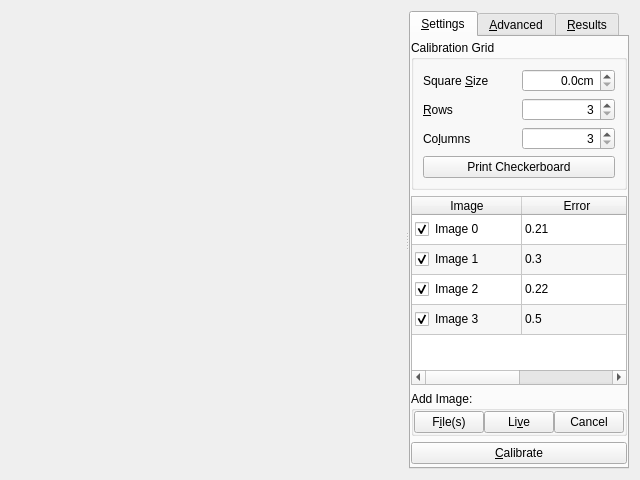
<?xml version="1.0" encoding="UTF-8"?>
<ui version="4.0">
 <class>CameraCalibrationWidget</class>
 <widget class="QWidget" name="CameraCalibrationWidget">
  <property name="geometry">
   <rect>
    <x>0</x>
    <y>0</y>
    <width>640</width>
    <height>480</height>
   </rect>
  </property>
  <property name="windowTitle">
   <string>Form</string>
  </property>
  <layout class="QVBoxLayout" name="verticalLayout_2">
   <item>
    <widget class="QFrame" name="m_mainFrame">
     <property name="sizePolicy">
      <sizepolicy hsizetype="Preferred" vsizetype="Preferred">
       <horstretch>0</horstretch>
       <verstretch>100</verstretch>
      </sizepolicy>
     </property>
     <property name="frameShape">
      <enum>QFrame::NoFrame</enum>
     </property>
     <property name="frameShadow">
      <enum>QFrame::Plain</enum>
     </property>
     <layout class="QHBoxLayout" name="horizontalLayout">
      <property name="spacing">
       <number>0</number>
      </property>
      <property name="margin">
       <number>0</number>
      </property>
      <item>
       <widget class="QSplitter" name="splitter">
        <property name="orientation">
         <enum>Qt::Horizontal</enum>
        </property>
        <widget class="ImageGrid" name="m_imageGrid" native="true">
         <property name="sizePolicy">
          <sizepolicy hsizetype="Expanding" vsizetype="Expanding">
           <horstretch>100</horstretch>
           <verstretch>100</verstretch>
          </sizepolicy>
         </property>
        </widget>
        <widget class="QFrame" name="m_calibrationFrame">
         <property name="sizePolicy">
          <sizepolicy hsizetype="Preferred" vsizetype="Preferred">
           <horstretch>1</horstretch>
           <verstretch>0</verstretch>
          </sizepolicy>
         </property>
         <property name="minimumSize">
          <size>
           <width>220</width>
           <height>0</height>
          </size>
         </property>
         <layout class="QHBoxLayout" name="horizontalLayout_5">
          <property name="spacing">
           <number>0</number>
          </property>
          <property name="margin">
           <number>0</number>
          </property>
          <item>
           <widget class="QTabWidget" name="m_optionsTabs">
            <property name="minimumSize">
             <size>
              <width>220</width>
              <height>0</height>
             </size>
            </property>
            <property name="currentIndex">
             <number>0</number>
            </property>
            <widget class="QWidget" name="m_standardOptionsPage">
             <attribute name="title">
              <string>&amp;Settings</string>
             </attribute>
             <layout class="QVBoxLayout" name="verticalLayout">
              <property name="spacing">
               <number>6</number>
              </property>
              <property name="leftMargin">
               <number>0</number>
              </property>
              <property name="topMargin">
               <number>3</number>
              </property>
              <property name="rightMargin">
               <number>0</number>
              </property>
              <property name="bottomMargin">
               <number>3</number>
              </property>
              <item>
               <widget class="QGroupBox" name="groupBox">
                <property name="title">
                 <string>Calibration Grid</string>
                </property>
                <layout class="QGridLayout" name="gridLayout">
                 <property name="leftMargin">
                  <number>9</number>
                 </property>
                 <property name="horizontalSpacing">
                  <number>6</number>
                 </property>
                 <item row="0" column="0">
                  <widget class="QLabel" name="m_gridSquareSizeLabel">
                   <property name="minimumSize">
                    <size>
                     <width>0</width>
                     <height>0</height>
                    </size>
                   </property>
                   <property name="text">
                    <string>Square &amp;Size</string>
                   </property>
                   <property name="buddy">
                    <cstring>m_gridSquareSizeSpinBox</cstring>
                   </property>
                  </widget>
                 </item>
                 <item row="1" column="0">
                  <widget class="QLabel" name="m_gridRowsLabel">
                   <property name="text">
                    <string>&amp;Rows</string>
                   </property>
                   <property name="buddy">
                    <cstring>m_gridRowsSpinBox</cstring>
                   </property>
                  </widget>
                 </item>
                 <item row="1" column="1">
                  <widget class="QSpinBox" name="m_gridRowsSpinBox">
                   <property name="alignment">
                    <set>Qt::AlignRight|Qt::AlignTrailing|Qt::AlignVCenter</set>
                   </property>
                   <property name="minimum">
                    <number>3</number>
                   </property>
                   <property name="maximum">
                    <number>99</number>
                   </property>
                  </widget>
                 </item>
                 <item row="2" column="0">
                  <widget class="QLabel" name="m_gridColumnsLabel">
                   <property name="text">
                    <string>Co&amp;lumns</string>
                   </property>
                   <property name="buddy">
                    <cstring>m_gridColumnsSpinBox</cstring>
                   </property>
                  </widget>
                 </item>
                 <item row="2" column="1">
                  <widget class="QSpinBox" name="m_gridColumnsSpinBox">
                   <property name="alignment">
                    <set>Qt::AlignRight|Qt::AlignTrailing|Qt::AlignVCenter</set>
                   </property>
                   <property name="minimum">
                    <number>3</number>
                   </property>
                   <property name="maximum">
                    <number>99</number>
                   </property>
                  </widget>
                 </item>
                 <item row="3" column="0" colspan="2">
                  <widget class="QPushButton" name="m_printGridBtn">
                   <property name="enabled">
                    <bool>true</bool>
                   </property>
                   <property name="text">
                    <string>Print Checkerboard</string>
                   </property>
                  </widget>
                 </item>
                 <item row="0" column="1">
                  <widget class="QDoubleSpinBox" name="m_gridSquareSizeSpinBox">
                   <property name="alignment">
                    <set>Qt::AlignRight|Qt::AlignTrailing|Qt::AlignVCenter</set>
                   </property>
                   <property name="suffix">
                    <string>cm</string>
                   </property>
                   <property name="decimals">
                    <number>1</number>
                   </property>
                   <property name="minimum">
                    <double>0.000000000000000</double>
                   </property>
                   <property name="singleStep">
                    <double>0.100000000000000</double>
                   </property>
                  </widget>
                 </item>
                </layout>
               </widget>
              </item>
              <item>
               <widget class="QTableWidget" name="m_imagesTableWidget">
                <property name="sizePolicy">
                 <sizepolicy hsizetype="Expanding" vsizetype="Expanding">
                  <horstretch>0</horstretch>
                  <verstretch>0</verstretch>
                 </sizepolicy>
                </property>
                <property name="minimumSize">
                 <size>
                  <width>140</width>
                  <height>0</height>
                 </size>
                </property>
                <property name="autoScroll">
                 <bool>true</bool>
                </property>
                <property name="editTriggers">
                 <set>QAbstractItemView::NoEditTriggers</set>
                </property>
                <property name="alternatingRowColors">
                 <bool>true</bool>
                </property>
                <property name="selectionMode">
                 <enum>QAbstractItemView::SingleSelection</enum>
                </property>
                <property name="selectionBehavior">
                 <enum>QAbstractItemView::SelectRows</enum>
                </property>
                <property name="showGrid">
                 <bool>true</bool>
                </property>
                <property name="gridStyle">
                 <enum>Qt::SolidLine</enum>
                </property>
                <property name="cornerButtonEnabled">
                 <bool>true</bool>
                </property>
                <attribute name="horizontalHeaderVisible">
                 <bool>true</bool>
                </attribute>
                <attribute name="horizontalHeaderCascadingSectionResizes">
                 <bool>false</bool>
                </attribute>
                <attribute name="horizontalHeaderDefaultSectionSize">
                 <number>110</number>
                </attribute>
                <attribute name="horizontalHeaderShowSortIndicator" stdset="0">
                 <bool>false</bool>
                </attribute>
                <attribute name="horizontalHeaderStretchLastSection">
                 <bool>true</bool>
                </attribute>
                <attribute name="verticalHeaderVisible">
                 <bool>false</bool>
                </attribute>
                <attribute name="verticalHeaderShowSortIndicator" stdset="0">
                 <bool>true</bool>
                </attribute>
                <attribute name="verticalHeaderStretchLastSection">
                 <bool>false</bool>
                </attribute>
                <row>
                 <property name="text">
                  <string>New Row</string>
                 </property>
                </row>
                <row>
                 <property name="text">
                  <string>New Row</string>
                 </property>
                </row>
                <row>
                 <property name="text">
                  <string>New Row</string>
                 </property>
                </row>
                <row>
                 <property name="text">
                  <string>New Row</string>
                 </property>
                </row>
                <column>
                 <property name="text">
                  <string>Image</string>
                 </property>
                 <property name="textAlignment">
                  <set>AlignHCenter|AlignVCenter|AlignCenter</set>
                 </property>
                </column>
                <column>
                 <property name="text">
                  <string>Error</string>
                 </property>
                 <property name="toolTip">
                  <string>&lt;p&gt;Average reprojection error in this image&lt;/p&gt;</string>
                 </property>
                 <property name="textAlignment">
                  <set>AlignHCenter|AlignVCenter|AlignCenter</set>
                 </property>
                </column>
                <item row="0" column="0">
                 <property name="text">
                  <string>Image 0</string>
                 </property>
                 <property name="toolTip">
                  <string>../../capture0000.png</string>
                 </property>
                 <property name="checkState">
                  <enum>Checked</enum>
                 </property>
                </item>
                <item row="0" column="1">
                 <property name="text">
                  <string>0.21</string>
                 </property>
                </item>
                <item row="1" column="0">
                 <property name="text">
                  <string>Image 1</string>
                 </property>
                 <property name="toolTip">
                  <string>../../capture0001.png</string>
                 </property>
                 <property name="checkState">
                  <enum>Checked</enum>
                 </property>
                </item>
                <item row="1" column="1">
                 <property name="text">
                  <string>0.3</string>
                 </property>
                </item>
                <item row="2" column="0">
                 <property name="text">
                  <string>Image 2</string>
                 </property>
                 <property name="toolTip">
                  <string>../../capture0002.png</string>
                 </property>
                 <property name="checkState">
                  <enum>Checked</enum>
                 </property>
                </item>
                <item row="2" column="1">
                 <property name="text">
                  <string>0.22</string>
                 </property>
                </item>
                <item row="3" column="0">
                 <property name="text">
                  <string>Image 3</string>
                 </property>
                 <property name="toolTip">
                  <string>../../capture0003.png</string>
                 </property>
                 <property name="checkState">
                  <enum>Checked</enum>
                 </property>
                </item>
                <item row="3" column="1">
                 <property name="text">
                  <string>0.5</string>
                 </property>
                </item>
               </widget>
              </item>
              <item>
               <widget class="QGroupBox" name="m_addImageGroupBox">
                <property name="title">
                 <string>Add Image:</string>
                </property>
                <property name="flat">
                 <bool>false</bool>
                </property>
                <layout class="QHBoxLayout" name="horizontalLayout_2">
                 <property name="spacing">
                  <number>0</number>
                 </property>
                 <property name="margin">
                  <number>0</number>
                 </property>
                 <item>
                  <widget class="QPushButton" name="m_fromFileBtn">
                   <property name="enabled">
                    <bool>true</bool>
                   </property>
                   <property name="text">
                    <string>F&amp;ile(s)</string>
                   </property>
                  </widget>
                 </item>
                 <item>
                  <spacer name="horizontalSpacer_1">
                   <property name="orientation">
                    <enum>Qt::Horizontal</enum>
                   </property>
                   <property name="sizeType">
                    <enum>QSizePolicy::Expanding</enum>
                   </property>
                   <property name="sizeHint" stdset="0">
                    <size>
                     <width>5</width>
                     <height>20</height>
                    </size>
                   </property>
                  </spacer>
                 </item>
                 <item>
                  <widget class="QPushButton" name="m_captureLiveBtn">
                   <property name="text">
                    <string>Li&amp;ve</string>
                   </property>
                  </widget>
                 </item>
                 <item>
                  <spacer name="horizontalSpacer_2">
                   <property name="orientation">
                    <enum>Qt::Horizontal</enum>
                   </property>
                   <property name="sizeType">
                    <enum>QSizePolicy::Expanding</enum>
                   </property>
                   <property name="sizeHint" stdset="0">
                    <size>
                     <width>5</width>
                     <height>20</height>
                    </size>
                   </property>
                  </spacer>
                 </item>
                 <item>
                  <widget class="QPushButton" name="m_captureCancelBtn">
                   <property name="text">
                    <string>Cancel</string>
                   </property>
                  </widget>
                 </item>
                </layout>
               </widget>
              </item>
              <item>
               <widget class="QPushButton" name="m_calibrateBtn">
                <property name="text">
                 <string>&amp;Calibrate</string>
                </property>
               </widget>
              </item>
             </layout>
            </widget>
            <widget class="QWidget" name="m_advancedOptionsPage">
             <attribute name="title">
              <string>&amp;Advanced</string>
             </attribute>
             <layout class="QVBoxLayout" name="verticalLayout_3">
              <property name="margin">
               <number>6</number>
              </property>
              <item>
               <widget class="QCheckBox" name="m_zeroTangentialCheckBox">
                <property name="toolTip">
                 <string>&lt;p&gt;Assume zero tangential distortion.  This is usually best set on unless very many images are used.&lt;/p&gt;</string>
                </property>
                <property name="text">
                 <string>No &amp;Tangential Distortion</string>
                </property>
               </widget>
              </item>
              <item>
               <widget class="QCheckBox" name="m_fixPrincipalPtCheckBox">
                <property name="toolTip">
                 <string>&lt;p&gt;Fix the principal point at the centre of the image&lt;/p&gt;</string>
                </property>
                <property name="text">
                 <string>Fix &amp;Principal Point</string>
                </property>
               </widget>
              </item>
              <item>
               <widget class="QCheckBox" name="m_flipCheckBox">
                <property name="toolTip">
                 <string>&lt;p&gt;Flip the captured images around the horizontal axis before calibration&lt;/p&gt;</string>
                </property>
                <property name="text">
                 <string>&amp;Flip Images</string>
                </property>
               </widget>
              </item>
              <item>
               <widget class="QGroupBox" name="m_fixAspectRatioGroup">
                <property name="title">
                 <string>Fix Aspect &amp;Ratio</string>
                </property>
                <property name="checkable">
                 <bool>true</bool>
                </property>
                <layout class="QHBoxLayout" name="horizontalLayout_3">
                 <item>
                  <widget class="QLabel" name="m_aspectRatioLabel">
                   <property name="text">
                    <string>&amp;Value</string>
                   </property>
                   <property name="buddy">
                    <cstring>m_aspectRatioLineEdit</cstring>
                   </property>
                  </widget>
                 </item>
                 <item>
                  <widget class="QLineEdit" name="m_aspectRatioLineEdit">
                   <property name="toolTip">
                    <string>&lt;p&gt;Fix the aspect ratio (fx/fy)&lt;/p&gt;</string>
                   </property>
                  </widget>
                 </item>
                </layout>
               </widget>
              </item>
              <item>
               <spacer name="verticalSpacer">
                <property name="orientation">
                 <enum>Qt::Vertical</enum>
                </property>
                <property name="sizeHint" stdset="0">
                 <size>
                  <width>20</width>
                  <height>287</height>
                 </size>
                </property>
               </spacer>
              </item>
             </layout>
            </widget>
            <widget class="QWidget" name="tab">
             <attribute name="title">
              <string>&amp;Results</string>
             </attribute>
             <layout class="QVBoxLayout" name="verticalLayout_5">
              <item>
               <widget class="QTextBrowser" name="m_resultsTextBrowser">
                <property name="palette">
                 <palette>
                  <active>
                   <colorrole role="Base">
                    <brush brushstyle="SolidPattern">
                     <color alpha="0">
                      <red>255</red>
                      <green>255</green>
                      <blue>255</blue>
                     </color>
                    </brush>
                   </colorrole>
                  </active>
                  <inactive>
                   <colorrole role="Base">
                    <brush brushstyle="SolidPattern">
                     <color alpha="0">
                      <red>255</red>
                      <green>255</green>
                      <blue>255</blue>
                     </color>
                    </brush>
                   </colorrole>
                  </inactive>
                  <disabled>
                   <colorrole role="Base">
                    <brush brushstyle="SolidPattern">
                     <color alpha="255">
                      <red>236</red>
                      <green>233</green>
                      <blue>216</blue>
                     </color>
                    </brush>
                   </colorrole>
                  </disabled>
                 </palette>
                </property>
                <property name="frameShape">
                 <enum>QFrame::NoFrame</enum>
                </property>
                <property name="html">
                 <string>&lt;!DOCTYPE HTML PUBLIC &quot;-//W3C//DTD HTML 4.0//EN&quot; &quot;http://www.w3.org/TR/REC-html40/strict.dtd&quot;&gt;
&lt;html&gt;&lt;head&gt;&lt;meta name=&quot;qrichtext&quot; content=&quot;1&quot; /&gt;&lt;style type=&quot;text/css&quot;&gt;
p, li { white-space: pre-wrap; }
&lt;/style&gt;&lt;/head&gt;&lt;body style=&quot; font-family:'Droid Sans'; font-size:10pt; font-weight:400; font-style:normal;&quot;&gt;
&lt;p style=&quot;-qt-paragraph-type:empty; margin-top:0px; margin-bottom:0px; margin-left:0px; margin-right:0px; -qt-block-indent:0; text-indent:0px; font-family:'MS Shell Dlg 2'; font-size:8pt;&quot;&gt;&lt;br /&gt;&lt;/p&gt;&lt;/body&gt;&lt;/html&gt;</string>
                </property>
               </widget>
              </item>
             </layout>
            </widget>
           </widget>
          </item>
         </layout>
        </widget>
       </widget>
      </item>
     </layout>
    </widget>
   </item>
  </layout>
 </widget>
 <customwidgets>
  <customwidget>
   <class>ImageGrid</class>
   <extends>QWidget</extends>
   <header>ImageGrid.h</header>
   <container>1</container>
  </customwidget>
 </customwidgets>
 <tabstops>
  <tabstop>m_gridSquareSizeSpinBox</tabstop>
  <tabstop>m_gridRowsSpinBox</tabstop>
  <tabstop>m_gridColumnsSpinBox</tabstop>
  <tabstop>m_printGridBtn</tabstop>
  <tabstop>m_imagesTableWidget</tabstop>
  <tabstop>m_fromFileBtn</tabstop>
  <tabstop>m_captureLiveBtn</tabstop>
  <tabstop>m_calibrateBtn</tabstop>
 </tabstops>
 <resources/>
 <connections/>
</ui>
